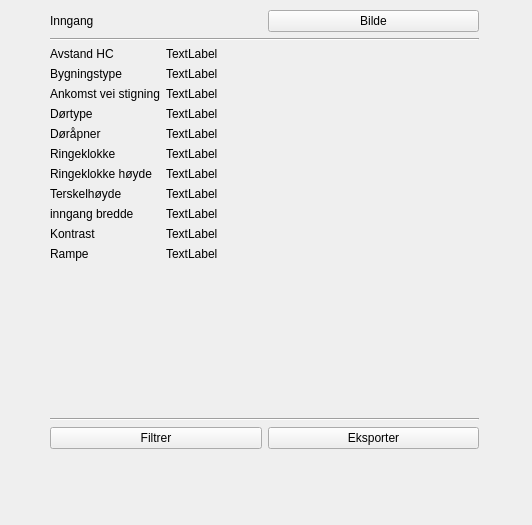
<?xml version="1.0" encoding="UTF-8"?>
<ui version="4.0">
 <class>DockWidget</class>
 <widget class="QDockWidget" name="DockWidget">
  <property name="geometry">
   <rect>
    <x>0</x>
    <y>0</y>
    <width>532</width>
    <height>525</height>
   </rect>
  </property>
  <property name="windowTitle">
   <string>DockWidget</string>
  </property>
  <widget class="QWidget" name="dockWidgetContents">
   <widget class="QWidget" name="">
    <property name="geometry">
     <rect>
      <x>50</x>
      <y>10</y>
      <width>429</width>
      <height>439</height>
     </rect>
    </property>
    <layout class="QVBoxLayout" name="verticalLayout">
     <item>
      <layout class="QHBoxLayout" name="horizontalLayout_2">
       <item>
        <widget class="QLabel" name="label">
         <property name="text">
          <string>Inngang</string>
         </property>
        </widget>
       </item>
       <item>
        <widget class="QPushButton" name="pushButton_3">
         <property name="text">
          <string>Bilde</string>
         </property>
        </widget>
       </item>
      </layout>
     </item>
     <item>
      <widget class="Line" name="line">
       <property name="orientation">
        <enum>Qt::Horizontal</enum>
       </property>
      </widget>
     </item>
     <item>
      <layout class="QFormLayout" name="formLayout">
       <item row="0" column="0">
        <widget class="QLabel" name="label_2">
         <property name="text">
          <string>Avstand HC</string>
         </property>
        </widget>
       </item>
       <item row="0" column="1">
        <widget class="QLabel" name="label_3">
         <property name="text">
          <string>TextLabel</string>
         </property>
        </widget>
       </item>
       <item row="1" column="0">
        <widget class="QLabel" name="label_4">
         <property name="text">
          <string>Bygningstype</string>
         </property>
        </widget>
       </item>
       <item row="1" column="1">
        <widget class="QLabel" name="label_5">
         <property name="text">
          <string>TextLabel</string>
         </property>
        </widget>
       </item>
       <item row="2" column="0">
        <widget class="QLabel" name="label_6">
         <property name="text">
          <string>Ankomst vei stigning</string>
         </property>
        </widget>
       </item>
       <item row="2" column="1">
        <widget class="QLabel" name="label_7">
         <property name="text">
          <string>TextLabel</string>
         </property>
        </widget>
       </item>
       <item row="3" column="0">
        <widget class="QLabel" name="label_8">
         <property name="text">
          <string>Dørtype</string>
         </property>
        </widget>
       </item>
       <item row="3" column="1">
        <widget class="QLabel" name="label_9">
         <property name="text">
          <string>TextLabel</string>
         </property>
        </widget>
       </item>
       <item row="4" column="0">
        <widget class="QLabel" name="label_10">
         <property name="text">
          <string>Døråpner</string>
         </property>
        </widget>
       </item>
       <item row="4" column="1">
        <widget class="QLabel" name="label_11">
         <property name="text">
          <string>TextLabel</string>
         </property>
        </widget>
       </item>
       <item row="5" column="0">
        <widget class="QLabel" name="label_13">
         <property name="text">
          <string>Ringeklokke</string>
         </property>
        </widget>
       </item>
       <item row="5" column="1">
        <widget class="QLabel" name="label_12">
         <property name="text">
          <string>TextLabel</string>
         </property>
        </widget>
       </item>
       <item row="6" column="0">
        <widget class="QLabel" name="label_14">
         <property name="text">
          <string>Ringeklokke høyde</string>
         </property>
        </widget>
       </item>
       <item row="6" column="1">
        <widget class="QLabel" name="label_15">
         <property name="text">
          <string>TextLabel</string>
         </property>
        </widget>
       </item>
       <item row="7" column="0">
        <widget class="QLabel" name="label_16">
         <property name="text">
          <string>Terskelhøyde</string>
         </property>
        </widget>
       </item>
       <item row="7" column="1">
        <widget class="QLabel" name="label_17">
         <property name="text">
          <string>TextLabel</string>
         </property>
        </widget>
       </item>
       <item row="8" column="0">
        <widget class="QLabel" name="label_18">
         <property name="text">
          <string>inngang bredde</string>
         </property>
        </widget>
       </item>
       <item row="8" column="1">
        <widget class="QLabel" name="label_19">
         <property name="text">
          <string>TextLabel</string>
         </property>
        </widget>
       </item>
       <item row="9" column="0">
        <widget class="QLabel" name="label_20">
         <property name="text">
          <string>Kontrast</string>
         </property>
        </widget>
       </item>
       <item row="9" column="1">
        <widget class="QLabel" name="label_21">
         <property name="text">
          <string>TextLabel</string>
         </property>
        </widget>
       </item>
       <item row="10" column="0">
        <widget class="QLabel" name="label_22">
         <property name="text">
          <string>Rampe</string>
         </property>
        </widget>
       </item>
       <item row="10" column="1">
        <widget class="QLabel" name="label_23">
         <property name="text">
          <string>TextLabel</string>
         </property>
        </widget>
       </item>
      </layout>
     </item>
     <item>
      <widget class="Line" name="line_2">
       <property name="orientation">
        <enum>Qt::Horizontal</enum>
       </property>
      </widget>
     </item>
     <item>
      <layout class="QHBoxLayout" name="horizontalLayout">
       <item>
        <widget class="QPushButton" name="pushButton">
         <property name="text">
          <string>Filtrer</string>
         </property>
        </widget>
       </item>
       <item>
        <widget class="QPushButton" name="pushButton_2">
         <property name="text">
          <string>Eksporter</string>
         </property>
        </widget>
       </item>
      </layout>
     </item>
    </layout>
   </widget>
  </widget>
 </widget>
 <resources/>
 <connections/>
</ui>
